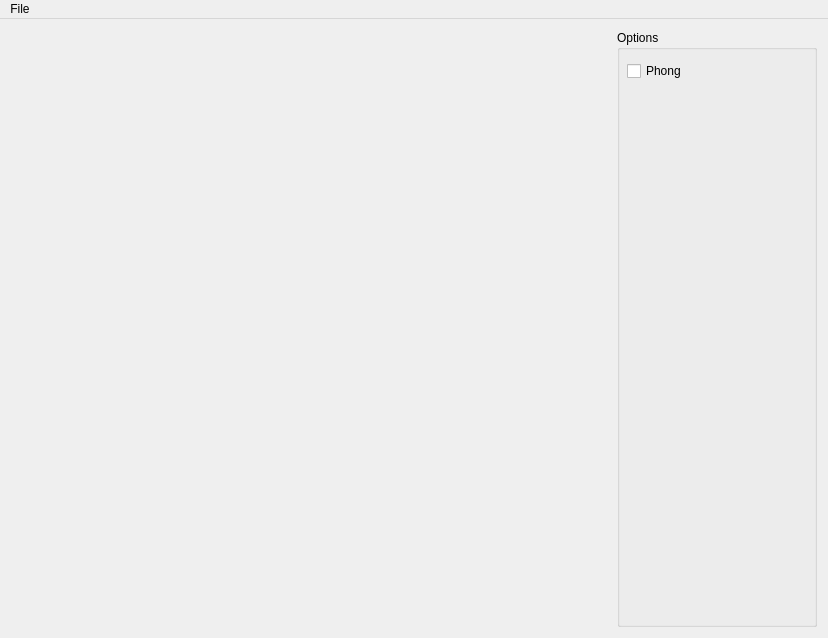
<?xml version="1.0" encoding="UTF-8"?>
<ui version="4.0">
 <class>MainWindow</class>
 <widget class="QMainWindow" name="MainWindow">
  <property name="geometry">
   <rect>
    <x>0</x>
    <y>0</y>
    <width>828</width>
    <height>638</height>
   </rect>
  </property>
  <property name="minimumSize">
   <size>
    <width>827</width>
    <height>618</height>
   </size>
  </property>
  <property name="baseSize">
   <size>
    <width>600</width>
    <height>600</height>
   </size>
  </property>
  <property name="windowTitle">
   <string>MainWindow</string>
  </property>
  <widget class="QWidget" name="Widget">
   <property name="minimumSize">
    <size>
     <width>827</width>
     <height>0</height>
    </size>
   </property>
   <property name="baseSize">
    <size>
     <width>600</width>
     <height>600</height>
    </size>
   </property>
   <layout class="QHBoxLayout" name="horizontalLayout">
    <item>
     <widget class="GLWidget" name="glwidget" native="true">
      <property name="minimumSize">
       <size>
        <width>600</width>
        <height>600</height>
       </size>
      </property>
      <property name="maximumSize">
       <size>
        <width>16777215</width>
        <height>16777215</height>
       </size>
      </property>
      <property name="baseSize">
       <size>
        <width>600</width>
        <height>600</height>
       </size>
      </property>
     </widget>
    </item>
    <item>
     <layout class="QVBoxLayout" name="Configuration">
      <item>
       <widget class="QGroupBox" name="TreeOptions">
        <property name="minimumSize">
         <size>
          <width>200</width>
          <height>0</height>
         </size>
        </property>
        <property name="maximumSize">
         <size>
          <width>200</width>
          <height>16777215</height>
         </size>
        </property>
        <property name="title">
         <string>Options</string>
        </property>


        <widget class="QCheckBox" name="check_mode1">
         <property name="geometry">
          <rect>
           <x>10</x>
           <y>30</y>
           <width>117</width>
           <height>22</height>
          </rect>
         </property>
         <property name="text">
          <string>Phong</string>
         </property>
         <property name="checked">
          <bool>false</bool>
         </property>
        </widget>
        


       </widget>
      </item>
     </layout>
    </item>
   </layout>
  </widget>
  <widget class="QMenuBar" name="menuBar">
   <property name="geometry">
    <rect>
     <x>0</x>
     <y>0</y>
     <width>828</width>
     <height>22</height>
    </rect>
   </property>
   <widget class="QMenu" name="menuFile">
    <property name="title">
     <string>File</string>
    </property>
    <addaction name="actionQuit"/>
    <addaction name="actionLoad"/>
   </widget>
   <addaction name="menuFile"/>
  </widget>
  <action name="actionQuit">
   <property name="text">
    <string>Quit</string>
   </property>
  </action>
  <action name="actionLoad">
   <property name="text">
    <string>Load</string>
   </property>
  </action>
 </widget>
 <layoutdefault spacing="6" margin="11"/>
 <customwidgets>
  <customwidget>
   <class>GLWidget</class>
   <extends>QWidget</extends>
   <header>glwidget.h</header>
   <container>1</container>
   <slots>
    <signal>SetFaces(QString)</signal>
    <signal>SetVertices(QString)</signal>
    <signal>SetFramerate(QString)</signal>


    <slot>SetPhong(bool)</slot>


   </slots>
  </customwidget>
 </customwidgets>
 <resources/>



<connections>






  <connection>
   <sender>check_mode1</sender>
   <signal>clicked(bool)</signal>
   <receiver>glwidget</receiver>
   <slot>SetPhong(bool)</slot>
   <hints>
    <hint type="sourcelabel">
     <x>646</x>
     <y>80</y>
    </hint>
    <hint type="destinationlabel">
     <x>434</x>
     <y>75</y>
    </hint>
   </hints>
  </connection>
  











 </connections>
 <slots>
  <signal>updated_plane(double,double,double,double,bool)</signal>
  <slot>toggle_transfer_function_dialog()</slot>
 </slots>
</ui>
